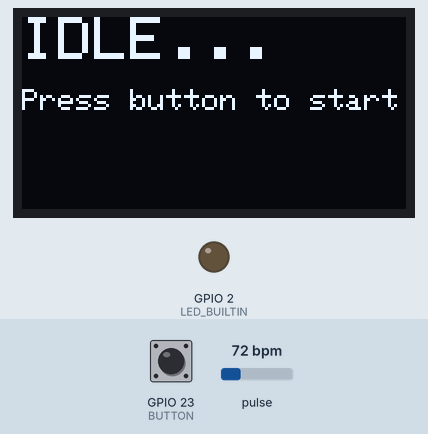
This sketch was run on a simulated ESP32. Parts: 128×64 one-colour display, output pins drawn as LEDs (lit = HIGH). The test bench sets the inputs (shaded band); at power-on: GPIO 23 (BUTTON) HIGH, pulse 72 bpm.

Above: at 1.2 s.
1.3 s: GPIO 23 (BUTTON) pulled LOW for 1 s
At 2.8 s:
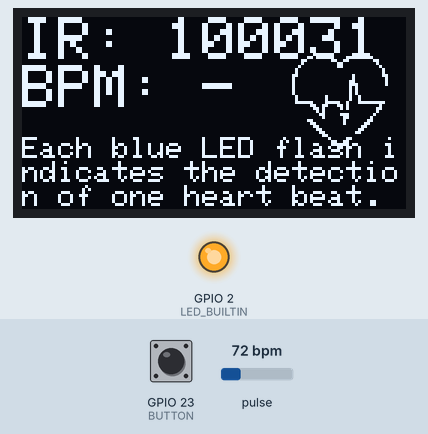
3.8 s: GPIO 23 (BUTTON) pulled LOW for 0.15 s
At 4.7 s:
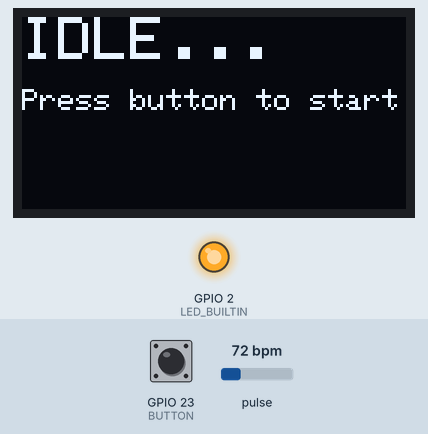
5.4 s: GPIO 23 (BUTTON) pulsed LOW 5 times (0.12 s each, 0.3 s apart)
At 6.23 s:
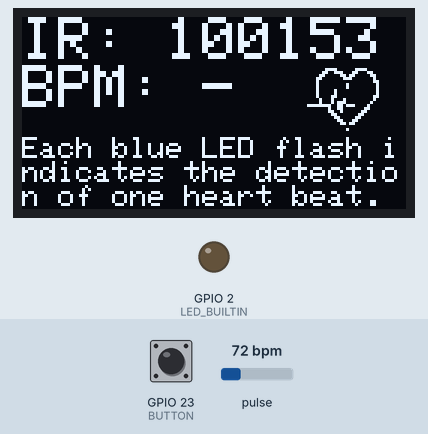
8.4 s: GPIO 23 (BUTTON) pulled LOW for 3.2 s
At 9.4 s:
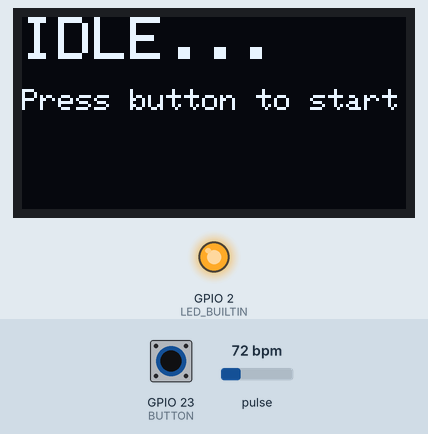
Timing chart, 0 to 11.4 s (numbered marks = the images above; inputs shaded):
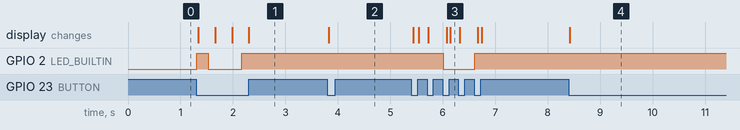

The sketch:

heart_rate_detection.ino
```cpp
/*
 * Date Created:    June 25th, 2023
 * Last Modified:   July 4th, 2023
 * Filename:        heart_rate_detection.ino
 * Purpose:         Detect heart rate using the MAX30102 sensor and display it on an OLED display.
 * Microcontroller: ESP32 DEVKIT (30 Pin)
 * Connections:     - Button:         D23
 *                  - OLED Display:   SDA (D21) / SCL (D22)   -- Note: Address is set to be 0x3C, change in definition if necessary.
 *                  - MAX30102:       SDA (D21) / SCL (D22)   -- Note: The MAX30102 shares the same library as MAX3010X.
 * Notes:           If flashing fails, try pressing BOOT Button during upload. Once flash succeeds, press reset button to restart the microcontroller.
 */

// Include required libraries
  #include <Wire.h>
  #include "MAX30105.h"
  #include <Adafruit_GFX.h>
  #include <Adafruit_SSD1306.h>
  #include "heartRate.h"

// Declaration for Button
  #define BUTTON 23

// Declaration for OLED display. The pins for I2C are defined by the Wire-library.
  #define SCREEN_WIDTH 128    // OLED display width, in pixels
  #define SCREEN_HEIGHT 64    // OLED display height, in pixels
  #define OLED_RESET    -1    // Reset Pin number, -1 for none
  #define SCREEN_ADDRESS 0x3C // OLED Display I2C address
  #define UNDEF         -1    // Custom undefined definition
  Adafruit_SSD1306 display(SCREEN_WIDTH, SCREEN_HEIGHT, &Wire, OLED_RESET);

// Declaration for the MAX30102 Sensor
  MAX30105 rateSensor;      // Declare heart rate sensor (The sensor used is MAX30102, but library is shared for MAX3010X)
  const byte RATE_SIZE = 5; // Increase this for more averaging
  byte rates[RATE_SIZE];    // Array of heart rates, used for heart rate averaging
  byte rate_index = 0;      // Current index location in the heart rates array
  long lastBeat = 0;        // Time at which the last beat occurred
  float instant_bpm;        // Instant calculation of heart rate
  int avg_bpm;              // Averaged calculation of heart rate
  bool zeros = true;        // True if the array has not filled up

//
static const unsigned char PROGMEM small_heart []
=
{ 0x03, 0xC0, 0xF0, 0x06, 0x71, 0x8C, 0x0C, 0x1B, 0x06, 0x18, 0x0E, 0x02, 0x10, 0x0, 0x03, 0x10, 0x04, 0x01, 0x10, 0x04, 0x01, 0x10, 0x40, 0x01, 0x10, 0x40, 0x01, 0x10, 0xC0, 0x03, 0x08, 0x88, 0x02, 0x08, 0xB8, 0x04, 0xFF, 0x37, 0x08, 0x01, 0x30, 0x18, 0x01, 0x90, 0x30, 0x00, 0xc0, 0x60, 0x00, 0x60, 0xC0, 0x00, 0x31, 0x80, 0x00, 0x1B, 0x00, 0x00, 0x0, 0x00, 0x00, 0x04, 0x00, };
static const unsigned char PROGMEM big_heart[]
{ 0x01, 0xF0, 0x0F, 0x80, 0x06, 0x1C, 0x38, 0x60, 0x18, 0x06, 0x60, 0x18, 0x10, 0x01, 0x80, 0x08, 0x20, 0x01, 0x80, 0x04, 0x40, 0x00, 0x00, 0x02, 0x40, 0x00, 0x00, 0x02, 0xC0, 0x00, 0x08, 0x03, 0x80, 0x00, 0x08, 0x01, 0x80, 0x00, 0x18, 0x01, 0x80, 0x00, 0x1C, 0x01, 0x80, 0x00, 0x14, 0x00, 0x80, 0x00, 0x14, 0x00, 0x80, 0x00, 0x14, 0x00, 0x40, 0x10, 0x12, 0x00, 0x40, 0x10, 0x12, 0x00, 0x7E, 0x1F, 0x23, 0xFE, 0x03, 0x31, 0xA0, 0x04, 0x01, 0xA0, 0xA0, 0x0C, 0x00, 0xA0, 0x0, 0x08, 0x00, 0x60, 0xE0, 0x10, 0x00, 0x20, 0x60, 0x20, 0x06, 0x00, 0x40, 0x60, 0x03, 0x00, 0x40, 0xC0, 0x01, 0x80, 0x01, 0x80, 0x00, 0xC0, 0x03, 0x00, 0x00, 0x60, 0x06, 0x00, 0x00, 0x30, 0x0, 0x00, 0x00, 0x08, 0x10, 0x00, 0x00, 0x06, 0x60, 0x00, 0x00, 0x03, 0xC0, 0x00, 0x00, 0x01, 0x80, 0x00 };

// Function declaration
  void resetVariables();
  void errorLight();
  void displayText(bool next_line = true, char string[] = "", int text_size = 1, int cursor_x = UNDEF, int cursor_y = UNDEF, bool end_line = true, int display_color = SSD1306_WHITE);
  void displayNum(long num = UNDEF, int text_size = 2);

void setup() {
  //Initialize serial communication. Buad rate 115200.
  Serial.begin(115200);

  //Initialize LED and Push Button
  pinMode(LED_BUILTIN, OUTPUT);
  pinMode(BUTTON, INPUT);

  // Allocate OLED Display with its screen address as defined. SSD1306_SWITCHCAPVCC = generate display voltage from 3.3V internally.
  if(!display.begin(SSD1306_SWITCHCAPVCC, SCREEN_ADDRESS)) {
    Serial.println("SSD1306 allocation failed");

    // Stop program here if the allocation fails and display indication light on the ESP32
    while(true) {
      errorLight();
    }
  }

  // Initialize heart rate sensor. Use default I2C port, 400kHz speed
  if (!rateSensor.begin(Wire, I2C_SPEED_FAST)) {
    Serial.println("ERROR: MAX30105 was not found.");

    // Stop program here if the initiation fails and display indication light on the ESP32
    while(true) {
      errorLight();
    }
  }

  //Configure heart rate sensor settings
  rateSensor.setup();                    // Set to default settings
  rateSensor.setPulseAmplitudeRed(0x0A); // Turn Red LED to low
  rateSensor.setPulseAmplitudeGreen(0);  // Turn off Green LED
}

void loop() {
  // Set device to default state. Variables are zeroed, display IDLE text.
  resetVariables();
  display.clearDisplay();
  displayText(true, "IDLE...", 2, 0, 0);
  displayText();
  displayText(false, "Press button to start");
  display.display();

  // User to push button.
  while(digitalRead(BUTTON) == LOW);

  // Wait for the button to be released to prevent signal bouncing.
  while(digitalRead(BUTTON) == HIGH);

  // Continue reading heart rate until button is pressed again.
  while(digitalRead(BUTTON) == LOW) {
    // Obtain sensor reading
    long ir = rateSensor.getIR();

    // Check if something is on the sensor, and if there is a heart beat.
    if (checkForBeat(ir) && ir > 50000) {
      // Flash the onboard LED if a heart beat is detected.
      digitalWrite(LED_BUILTIN,HIGH);

      // Calculate time difference between current beat and last beat. Then calculate the instantaneous heart rate.
      long delta = millis() - lastBeat;
      instant_bpm = 60 / (delta / 1000.0);

      //set the current time as the last detected beat.
      lastBeat = millis();

      // If the heart rate is valid, store it in the reading array
      if (instant_bpm < 255 && instant_bpm > 20) {
        rates[rate_index++] = (byte)instant_bpm;

        // Move array index to the next one (overwrite once the array is filled)
        rate_index %= RATE_SIZE;

        // Once the array is filled, set zeros to false and start displaying averaged heart rate
        if (rate_index == 0) {
          zeros = false;
        }

        avg_bpm = 0;
        //Take average of readings if the array is filled
        if (!zeros) {
          for (byte x = 0 ; x < RATE_SIZE ; x++) {
            avg_bpm += rates[x];
          }
          avg_bpm /= RATE_SIZE;
        }
      }
    }

    display.clearDisplay();

    // Turn off the LED after 200 ms has expired since the last heart beat.
    if (lastBeat + 200 <= millis()) {
      digitalWrite(LED_BUILTIN, LOW);
    }
    // If a finger is not detected, show information to put finger on the sensor or exit the measurement.
    // If a finger is detected, show the current IR measurement and averaged heart rate information.
    if (ir < 50000) {
      displayText(true, "Place your index finger on the sensor with steady pressure.", 1, 0, 0);
      displayText();
      displayText(false, "Press button to exit.");
      resetVariables();
    }
    else {
      // Show heart beat image along side the blue led. After 200 ms expires, show the small heart.
      if (lastBeat + 200 <= millis()) {
        display.drawBitmap(95, 17, small_heart, 24, 21, WHITE);
      }
      else {
        display.drawBitmap(90, 12, big_heart, 32, 32, WHITE);
      }

      // Display IR reading
      displayText(true, "IR: ", 2, 0, 0, false);
      displayNum(ir);

      // Display heart rate reading
      displayText(true, "BPM: ", 2, UNDEF, UNDEF, false);
      // If there are no calculations yet, show a dash "-".
      if (avg_bpm == 0) {
        displayText(true, "-", 2, UNDEF, UNDEF);
      }
      else {
        displayNum(avg_bpm);
      }

      //Display information about the blue LED flash indicator.
      displayText();
      displayText(false, "Each blue LED flash indicates the detection of one heart beat.");
    }
  }

  // Wait for button to be released to prevent signal bouncing.
  while(digitalRead(BUTTON) == HIGH);
}

// Clear all variables and set to default state.
void resetVariables() {
  instant_bpm = 0;
  avg_bpm = 0;
  memset(rates, 0, sizeof(rates));
  zeros = true;
}

// Show the error LED indicator (Two short flashes.)
void errorLight() {
  digitalWrite(LED_BUILTIN, HIGH);
  delay(100);
  digitalWrite(LED_BUILTIN, LOW);
  delay(100);
  digitalWrite(LED_BUILTIN, HIGH);
  delay(100);
  digitalWrite(LED_BUILTIN, LOW);
  delay(1000);
}

// Display a string of text on the OLED Display.
void displayText(bool next_line, char string[], int text_size, int cursor_x, int cursor_y, bool end_line, int display_color) {
  // Set the text color and text size.
  display.setTextColor(display_color);
  display.setTextSize(text_size);

  // If the x & y location for the cursor is not the custom undefined number, set it to that location.
  if (cursor_x != UNDEF && cursor_y != UNDEF) {
    display.setCursor(cursor_x, cursor_y);
  }

  // If this string is the end of the line, print a line skip. Otherwise, just print the text.
  if (end_line) {
    display.println(string);
  }
  else {
    display.print(string);
  }

  // If there is no next line to print, display the buffer.
  if (!next_line) {
    display.display();
  }
}

// Display a number on the OLED display
void displayNum(long num, int text_size) {
  // Set text size.
  display.setTextSize(text_size);

  // If number is not a custom undefined number, print it.
  if (num != UNDEF) {
    display.println(num);
  }
}
```

Measured:
- after the input at 1.3 s, GPIO 2 (LED_BUILTIN): LOW → HIGH at once, → LOW 0.22 s later, → HIGH 0.65 s later; the display: first changes at once (image 1 shows a later state)
- after the input at 3.8 s, the display: changes at once (image 2)
- after the input at 5.4 s, GPIO 2 (LED_BUILTIN): HIGH → LOW after 0.61 s, → HIGH 0.60 s later; the display: first changes at once (image 3 shows a later state)
- after the input at 8.4 s, the display: changes at once (image 4)
